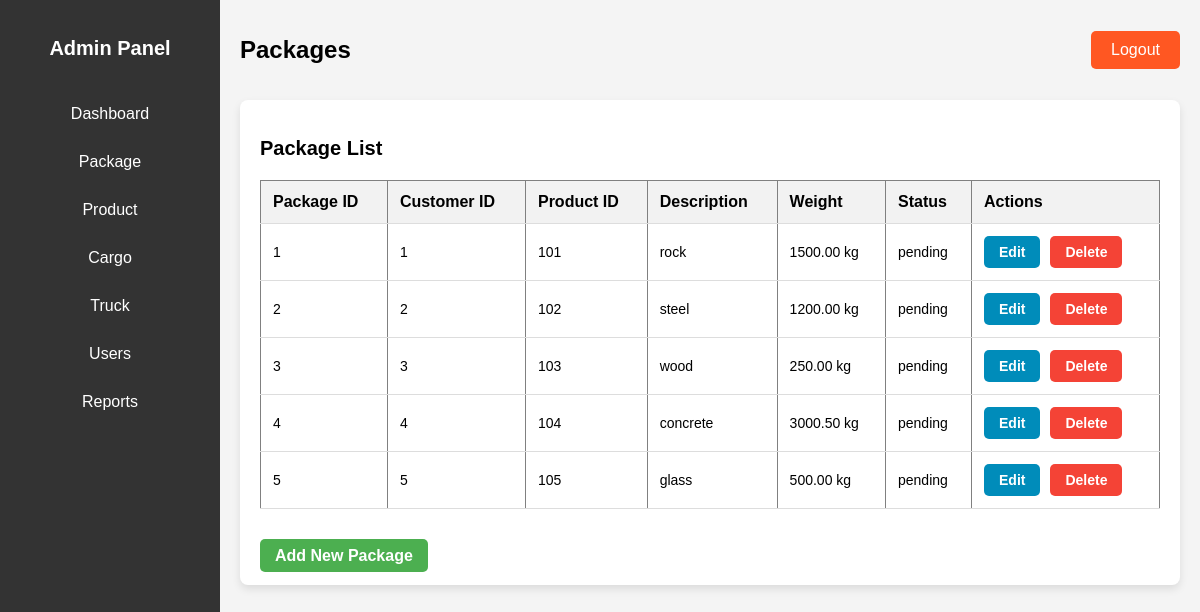
The page /package.php on the database as committed earlier.
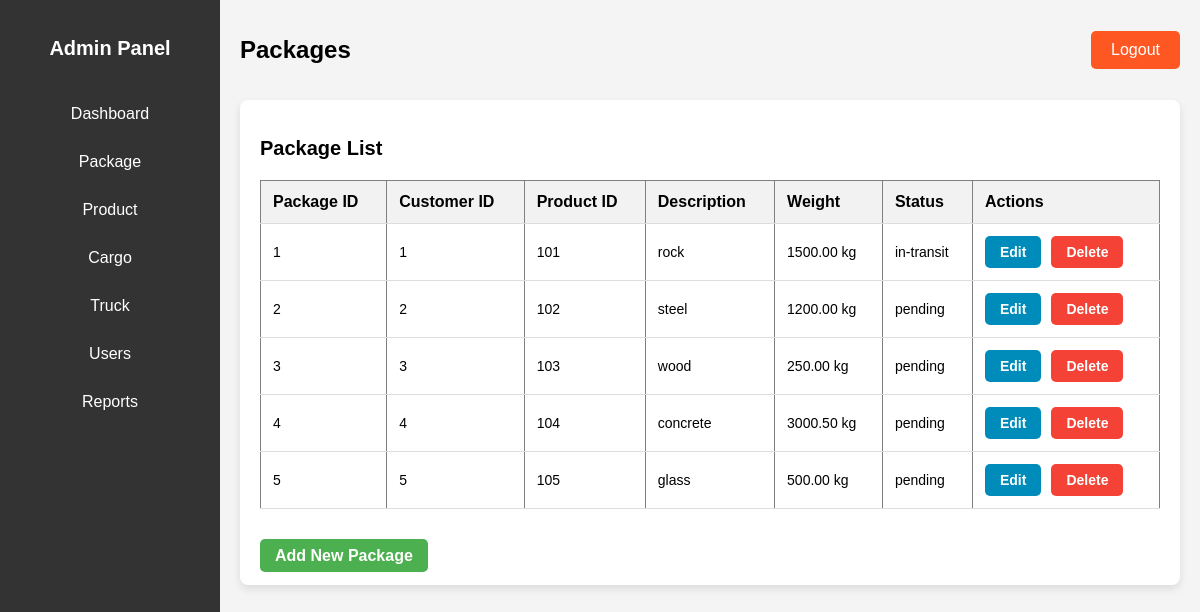
The same page on the database as committed later.
### tables this page shows
CREATE TABLE `packages` (
  `package_id` int(11) NOT NULL,
  `customer_id` int(11) NOT NULL,
  `product_id` int(11) NOT NULL,
  `weight` decimal(10,2) NOT NULL,
  `status` enum('pending','in-transit','delivered') DEFAULT 'pending',
  `description` varchar(255) NOT NULL
);

### package.php (the view, shortened to what this page needs)
<?php
include 'config.php';
$sql = "SELECT * FROM packages";
$result = mysqli_query($conn, $sql);
?>
<!DOCTYPE html>
<html lang="en">
<head>
</head>
<body>
    <div class="dashboard-container">
        <div class="sidebar">
            <h2>Admin Panel</h2>
            <ul class="sidebar-links">
                <li><a href="admin_dashboard.php">Dashboard</a></li>
                <li><a href="package.php">Package</a></li>
                <li><a href="product.php">Product</a></li>
                <li><a href="cargo.php">Cargo</a></li>
                <li><a href="truck.php">Truck</a></li>
                <li><a href="users.php">Users</a></li>
                <li><a href="reports.php">Reports</a></li>
            </ul>
        </div>
        <div class="main-content">
            <header>
                <h1>Packages</h1>
                <a href="index.php" class="logout-btn">Logout</a>
            </header>
            <div class="dashboard-main-container">
                <h2>Package List</h2>
                <div class="table-container">
                    <table border="1">
                        <tr>
                            <th>Package ID</th>
                            <th>Customer ID</th>
                            <th>Product ID</th>
                            <th>Description</th>
                            <th>Weight</th>
                            <th>Status</th>
                            <th>Actions</th>
                        </tr>
                        <?php while ($row = mysqli_fetch_assoc($result)): ?>
                            <tr>
                                <td><?php echo $row['package_id']; ?></td>
                                <td><?php echo $row['customer_id']; ?></td>
                                <td><?php echo $row['product_id']; ?></td>
                                <td><?php echo $row['description']; ?></td>
                                <td><?php echo $row['weight']; ?> kg</td>
                                <td><?php echo $row['status']; ?></td>
                                <td>
                                    <div class="action-buttons">
                                        <a href="edit_package.php?id=<?php echo $row['package_id']; ?>" class="btn edit-btn">Edit</a>
                                        <a href="delete_package.php?id=<?php echo $row['package_id']; ?>" class="btn delete-btn">Delete</a>
                                    </div>
                                </td>
                            </tr>
                        <?php endwhile; ?>
                    </table>
                </div>
                <br>
                <a href="add_package.php" class="btn add-package-btn">Add New Package</a>
            </div>
        </div>
    </div>
</body>
</html>

### package.php (style rules this page uses)
body { font-family: 'Arial', sans-serif; background-color: #f4f4f4; margin: 0; padding: 0; }
.dashboard-container { display: flex; height: 100vh; }
.sidebar { width: 220px; background-color: #333; color: white; padding-top: 20px; }
.sidebar h2 { text-align: center; margin-bottom: 30px; }
.sidebar-links { list-style: none; padding: 0; margin: 0; }
.sidebar-links li { padding: 15px; text-align: center; }
.sidebar-links li a { color: white; text-decoration: none; display: block; font-size: 16px; }
.main-content { flex-grow: 1; padding: 20px; }
header { display: flex; justify-content: space-between; align-items: center; margin-bottom: 20px; }
header h1 { font-size: 24px; }
.logout-btn { padding: 10px 20px; background-color: #ff5722; color: white; text-decoration: none; border-radius: 5px; }
.dashboard-main-container { background-color: white; padding: 20px; border-radius: 8px; box-shadow: 0 4px 8px rgba(0, 0, 0, 0.1); }
h2 { font-size: 20px; margin-bottom: 20px; }
.table-container { overflow-x: auto; }
table { width: 100%; border-collapse: collapse; margin-bottom: 20px; }
th, td { padding: 12px; text-align: left; border-bottom: 1px solid #ddd; }
th { background-color: #f2f2f2; }
td { font-size: 14px; }
.action-buttons { display: flex; gap: 10px; }
.btn { padding: 8px 15px; border-radius: 5px; text-decoration: none; font-weight: bold; text-align: center; cursor: pointer; transition: background-color 0.3s; }
.add-package-btn { background-color: #4CAF50; color: white; }
.edit-btn { background-color: #008CBA; color: white; }
.delete-btn { background-color: #f44336; color: white; }

Rows that differ between the two databases and show on the page:
changed packages "rock": status "pending" → "in-transit"
